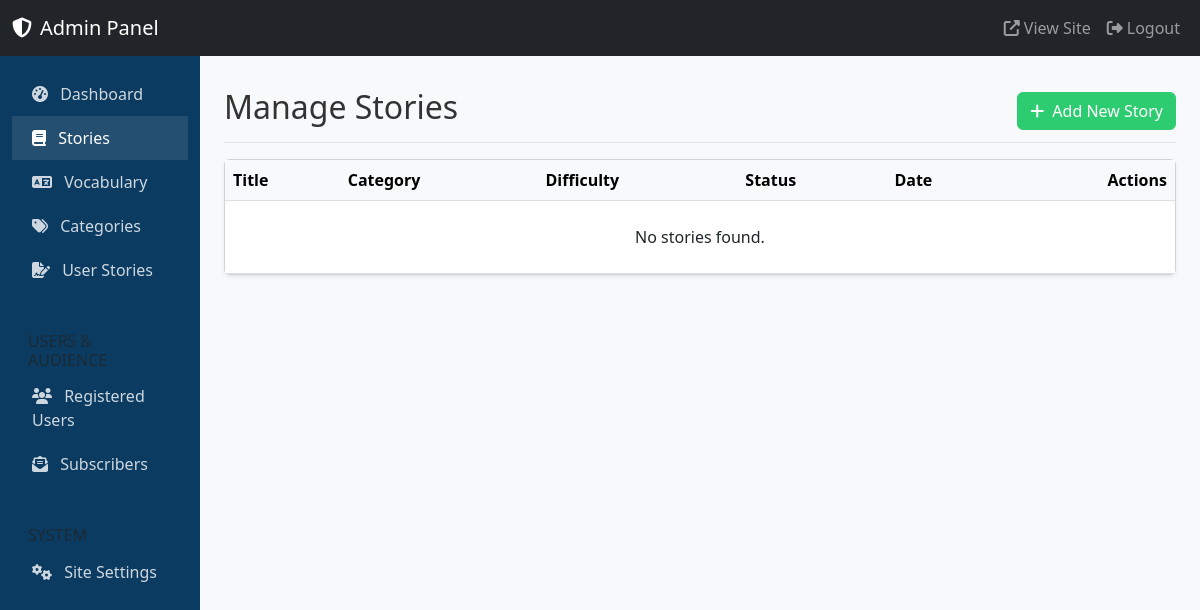
The page /english-learning/admin/stories.php (signed in) on the database as committed earlier.
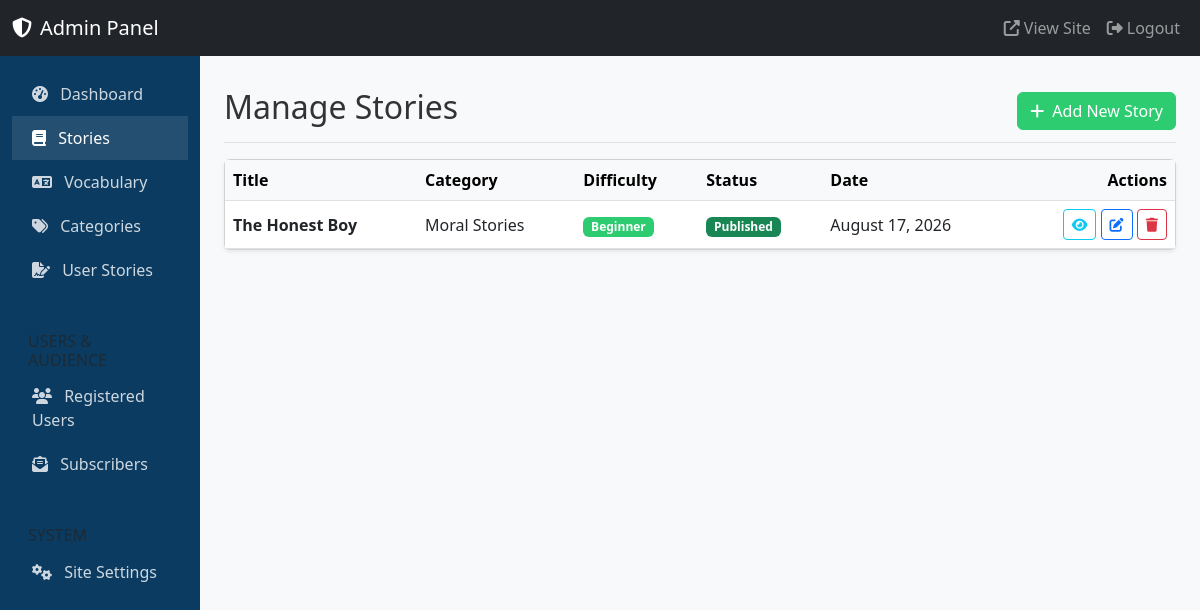
The same page on the database as committed later.
### tables this page shows
CREATE TABLE `stories` (
  `id` int(11) NOT NULL AUTO_INCREMENT,
  `title` varchar(255) NOT NULL,
  `slug` varchar(255) NOT NULL,
  `short_description` text DEFAULT NULL,
  `content` longtext DEFAULT NULL,
  `category_id` int(11) DEFAULT NULL,
  `difficulty` enum('Beginner','Intermediate','Advanced') DEFAULT 'Beginner',
  `reading_time` int(11) DEFAULT 5,
  `featured_image` varchar(255) DEFAULT NULL,
  `status` enum('Draft','Published') DEFAULT 'Draft',
  `seo_title` varchar(255) DEFAULT NULL,
  `seo_description` text DEFAULT NULL,
  `created_at` timestamp NOT NULL DEFAULT current_timestamp(),
  `updated_at` timestamp NOT NULL DEFAULT current_timestamp() ON UPDATE current_timestamp(),
  PRIMARY KEY (`id`),
  UNIQUE KEY `slug` (`slug`),
  KEY `category_id` (`category_id`),
  CONSTRAINT `stories_ibfk_1` FOREIGN KEY (`category_id`) REFERENCES `categories` (`id`) ON DELETE SET NULL
);

CREATE TABLE `categories` (
  `id` int(11) NOT NULL AUTO_INCREMENT,
  `name` varchar(100) NOT NULL,
  `slug` varchar(100) NOT NULL,
  `created_at` timestamp NOT NULL DEFAULT current_timestamp(),
  PRIMARY KEY (`id`),
  UNIQUE KEY `slug` (`slug`)
);

### english-learning/includes/functions.php (called while the page is built, shortened)
<?php
function escape($string) {
    return htmlspecialchars($string, ENT_QUOTES, 'UTF-8');
}
function formatDate($date) {
    return date('F j, Y', strtotime($date));
}
?>

### english-learning/admin/stories.php (the view, shortened to what this page needs)
<?php
include 'includes/header.php';
$page = isset($_GET['page']) ? (int)$_GET['page'] : 1;
$per_page = 10;
$offset = ($page - 1) * $per_page;
$stmt = $pdo->prepare("
    SELECT s.id, s.title, s.difficulty, s.status, s.created_at, c.name as category_name
    FROM stories s
    LEFT JOIN categories c ON s.category_id = c.id
    ORDER BY s.created_at DESC
    LIMIT :limit OFFSET :offset
");
$stmt->bindValue(':limit', $per_page, PDO::PARAM_INT);
$stmt->bindValue(':offset', $offset, PDO::PARAM_INT);
$stmt->execute();
$stories = $stmt->fetchAll();
?>
<div class="d-flex justify-content-between flex-wrap flex-md-nowrap align-items-center pt-3 pb-2 mb-3 border-bottom">
    <h1 class="h2">Manage Stories</h1>
    <a href="add-story.php" class="btn btn-success"><i class="fas fa-plus me-1"></i> Add New Story</a>
</div>
<div class="card shadow-sm">
    <div class="card-body p-0">
        <div class="table-responsive">
            <table class="table table-hover align-middle mb-0">
                <thead class="table-light">
                    <tr>
                        <th>Title</th>
                        <th>Category</th>
                        <th>Difficulty</th>
                        <th>Status</th>
                        <th>Date</th>
                        <th class="text-end">Actions</th>
                    </tr>
                </thead>
                <tbody>
                    <?php if (count($stories) > 0): ?>
                        <?php foreach ($stories as $story): ?>
                        <tr>
                            <td><strong><?= escape($story['title']) ?></strong></td>
                            <td><?= $story['category_name'] ? escape($story['category_name']) : 'Uncategorized' ?></td>
                            <td>
                                <?php if($story['difficulty'] == 'Beginner'): ?>
                                    <span class="badge badge-beginner">Beginner</span>
                                <?php elseif($story['difficulty'] == 'Intermediate'): ?>
                                    <span class="badge badge-intermediate">Intermediate</span>
                                <?php else: ?>
                                    <span class="badge badge-advanced">Advanced</span>
                                <?php endif; ?>
                            </td>
                            <td>
                                <?php if($story['status'] == 'Published'): ?>
                                    <span class="badge bg-success">Published</span>
                                <?php else: ?>
                                    <span class="badge bg-secondary">Draft</span>
                                <?php endif; ?>
                            </td>
                            <td><?= formatDate($story['created_at']) ?></td>
                            <td class="text-end">
                                <a href="../story.php?id=<?= $story['id'] ?>" target="_blank" class="btn btn-sm btn-outline-info" title="View"><i class="fas fa-eye"></i></a>
                                <a href="edit-story.php?id=<?= $story['id'] ?>" class="btn btn-sm btn-outline-primary" title="Edit"><i class="fas fa-edit"></i></a>
                                <a href="delete-story.php?id=<?= $story['id'] ?>" class="btn btn-sm btn-outline-danger" onclick="return confirm('Are you sure you want to delete this story?');" title="Delete"><i class="fas fa-trash"></i></a>
                            </td>
                        </tr>
                        <?php endforeach; ?>
                    <?php else: ?>
                        <tr><td colspan="6" class="text-center py-4">No stories found.</td></tr>
                    <?php endif; ?>
                </tbody>
            </table>
        </div>
    </div>
</div>
<?php include 'includes/footer.php'; ?>

### english-learning/admin/includes/header.php (shortened to what this page needs)
<?php
require_once '../includes/functions.php';
?>
<!DOCTYPE html>
<html lang="en">
<head>
    <link href="https://cdn.jsdelivr.net/npm/bootstrap@5.3.0/dist/css/bootstrap.min.css" rel="stylesheet">
    <link rel="stylesheet" href="https://cdnjs.cloudflare.com/ajax/libs/font-awesome/6.4.0/css/all.min.css">
    <link rel="stylesheet" href="../assets/css/style.css">
</head>
<body>
<?php if (isset($_SESSION['admin_id'])): ?>
<nav class="navbar navbar-expand-lg navbar-dark bg-dark sticky-top">
    <div class="container-fluid">
        <a class="navbar-brand" href="index.php">
            <i class="fas fa-shield-alt me-2"></i>Admin Panel
        </a>
        <div class="collapse navbar-collapse" id="adminNav">
            <ul class="navbar-nav ms-auto mb-2 mb-lg-0">
                <li class="nav-item">
                    <a class="nav-link" href="../index.php" target="_blank"><i class="fas fa-external-link-alt me-1"></i>View Site</a>
                </li>
                <li class="nav-item">
                    <a class="nav-link" href="logout.php"><i class="fas fa-sign-out-alt me-1"></i>Logout</a>
                </li>
            </ul>
        </div>
    </div>
</nav>
<div class="container-fluid">
    <div class="row">
        <?php include 'includes/sidebar.php'; ?>
        <main class="col-md-9 ms-sm-auto col-lg-10 px-md-4 pt-3 pb-5">
<?php endif; ?>

### english-learning/admin/includes/sidebar.php
<?php
$currentPage = basename($_SERVER['PHP_SELF']);
?>
<nav id="sidebarMenu" class="col-md-3 col-lg-2 d-md-block bg-primary-custom admin-sidebar collapse text-white">
    <div class="position-sticky pt-3">
        <ul class="nav flex-column">
            <li class="nav-item">
                <a class="nav-link <?= ($currentPage == 'index.php') ? 'active' : '' ?>" href="index.php">
                    <i class="fas fa-tachometer-alt me-2"></i> Dashboard
                </a>
            </li>
            <li class="nav-item">
                <a class="nav-link <?= ($currentPage == 'stories.php' || $currentPage == 'add-story.php' || $currentPage == 'edit-story.php') ? 'active' : '' ?>" href="stories.php">
                    <i class="fas fa-book me-2"></i> Stories
                </a>
            </li>
            <li class="nav-item">
                <a class="nav-link <?= ($currentPage == 'vocabulary.php' || $currentPage == 'add-vocabulary.php' || $currentPage == 'edit-vocabulary.php') ? 'active' : '' ?>" href="vocabulary.php">
                    <i class="fas fa-language me-2"></i> Vocabulary
                </a>
            </li>
            <li class="nav-item">
                <a class="nav-link <?= ($currentPage == 'categories.php') ? 'active' : '' ?>" href="categories.php">
                    <i class="fas fa-tags me-2"></i> Categories
                </a>
            </li>
            <li class="nav-item">
                <a class="nav-link <?= ($currentPage == 'user-stories.php' || $currentPage == 'view-user-story.php') ? 'active' : '' ?>" href="user-stories.php">
                    <i class="fas fa-file-signature me-2"></i> User Stories
                </a>
            </li>
            <li class="nav-item mt-3">
                <h6 class="sidebar-heading px-3 mt-4 mb-1 text-muted text-uppercase">
                    <span>Users & Audience</span>
                </h6>
            </li>
            <li class="nav-item">
                <a class="nav-link <?= ($currentPage == 'users.php') ? 'active' : '' ?>" href="users.php">
                    <i class="fas fa-users me-2"></i> Registered Users
                </a>
            </li>
            <li class="nav-item">
                <a class="nav-link <?= ($currentPage == 'subscribers.php') ? 'active' : '' ?>" href="subscribers.php">
                    <i class="fas fa-envelope-open-text me-2"></i> Subscribers
                </a>
            </li>
            <li class="nav-item mt-3">
                <h6 class="sidebar-heading px-3 mt-4 mb-1 text-muted text-uppercase">
                    <span>System</span>
                </h6>
            </li>
            <li class="nav-item">
                <a class="nav-link <?= ($currentPage == 'settings.php') ? 'active' : '' ?>" href="settings.php">
                    <i class="fas fa-cogs me-2"></i> Site Settings
                </a>
            </li>
        </ul>
    </div>
</nav>

### english-learning/admin/includes/footer.php (shortened to what this page needs)
        <?php if (isset($_SESSION['admin_id'])): ?>
        </main>
    </div>
</div>
<?php endif; ?>
</body>
</html>

### english-learning/assets/css/style.css (style rules this page uses)
:root { --primary-color: #0b3b60; --accent-color: #3498db; --success-color: #2ecc71; --bg-color: #f8f9fa; --text-color: #333333; --border-color: #e0e0e0; }
body { background-color: var(--bg-color); color: var(--text-color); font-family: 'Segoe UI', Tahoma, Geneva, Verdana, sans-serif; display: flex; flex-direction: column; }
.bg-primary-custom { background-color: var(--primary-color) !important; }
.btn-success { background-color: var(--success-color); border-color: var(--success-color); }
.badge-beginner { background-color: #2ecc71; color: white; }
.admin-sidebar { min-height: calc(100vh - 56px); background-color: var(--primary-color); }
.admin-sidebar .nav-link { color: rgba(255,255,255,.8); padding: 10px 20px; }
.admin-sidebar .nav-link:hover, .admin-sidebar .nav-link.active { color: #fff; background-color: rgba(255,255,255,.1); }

Rows that differ between the two databases and show on the page:
added stories: title "The Honest Boy", category.name "Moral Stories", difficulty "Beginner", status "Published", created_at "August 17, 2026"
Other text that changed with them:
text no longer shown: "No stories found."
